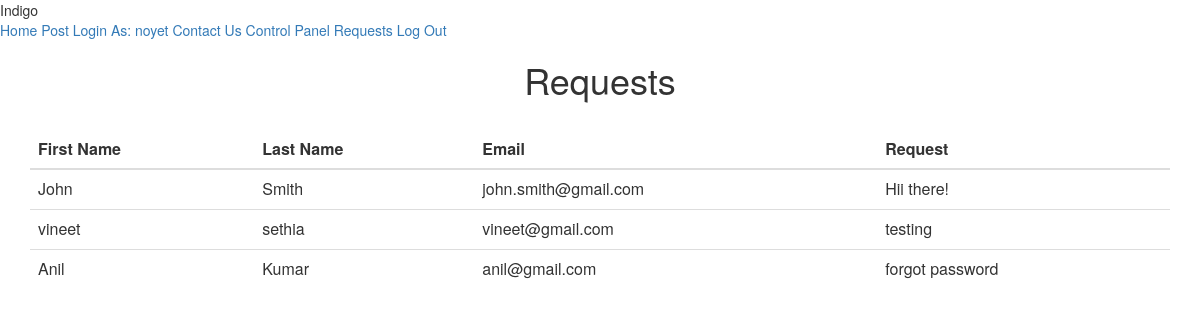
Screenshot of /api/Request.php (signed in) with the database file from the repository.
### tables this page shows
CREATE TABLE IF NOT EXISTS `contact` (
  `first_name` varchar(20) DEFAULT NULL,
  `last_name` varchar(20) DEFAULT NULL,
  `email` varchar(50) DEFAULT NULL,
  `comment` text
);

### api/Request.php (the view, shortened to what this page needs)
<html>
  <head>
    <link rel="stylesheet" href="https://storage.googleapis.com/code.getmdl.io/1.0.2/material.indigo-pink.min.css">
    <link rel="stylesheet" href="https://storage.googleapis.com/code.getmdl.io/1.0.4/material.indigo-pink.min.css">
    <link rel="stylesheet" href="https://storage.googleapis.com/code.getmdl.io/1.0.4/material.indigo-pink.min.css">
<link rel="stylesheet" href="http://maxcdn.bootstrapcdn.com/bootstrap/3.3.5/css/bootstrap.min.css">
  </head>
  <body>
    <div class="mdl-layout mdl-js-layout mdl-layout--fixed-header">
      <header class="mdl-layout__header">
        <div class="mdl-layout__header-row">
          <span class="mdl-layout-title">Indigo</span>
          <nav class="mdl-navigation mdl-layout--large-screen-only">
            <a class="mdl-navigation__link" href="user.php">Home</a>
            <a class="mdl-navigation__link" href="post.php">Post</a>
			<a class="mdl-navigation__link" href="profile.php">Login As:<?php echo " ".$_SESSION["blogger_username"]?></a>
			<a class="mdl-navigation__link" href="../html/contact.html">Contact Us</a>
				<a class="mdl-navigation__link" href="control.php">Control Panel</a>
					<a class="mdl-navigation__link" href="Request.php">Requests</a>
			<a class="mdl-navigation__link" href="logout.php">Log Out</a>
          </nav>
        </div>
      </header>
      <main class="mdl-layout__content">
        <div class="page-content">
		<center><h1>Requests</h1></center><br>
		<?php
$servername = "localhost";
$username = "root";
$password = "";
$dbname = "blogweb";
$conn = mysqli_connect($servername, $username, $password, $dbname);
$re="select * from contact";
			echo "<div class=\"container\">
  <table class=\"table table-hover\">
    <thead>
      <tr>
        <th>First Name</th>
        <th>Last Name</th>
        <th>Email</th>
		<th>Request</th>
      </tr>
    </thead>
    <tbody>";
		$rs = mysqli_query($conn,$re);
while ($row=mysqli_fetch_array($rs))
	{
		$p=$row['first_name'];
	$p1=$row['last_name'];
	$p2=$row['email'];
	$p3=$row['comment'];
	echo "<tr><td>$p</td><td>$p1</td><td>$p2</td><td>$p3</td></tr>";
	}
	echo "</tbody></table></div>";
?>
</body>
</html>

### api/Request.php (style rules this page uses)
body { background:url(../img/background.jpg) no-repeat; background-size: cover; height:100%; }

### rows the page displays
contact: first_name "John", last_name "Smith", email "john.smith@gmail.com", comment "Hii there!"
contact: first_name "vineet", last_name "sethia", email "vineet@gmail.com", comment "testing"
contact: first_name "Anil", last_name "Kumar", email "anil@gmail.com", comment "forgot password"

### other values shown
$_SESSION["blogger_username"] "noyet"
